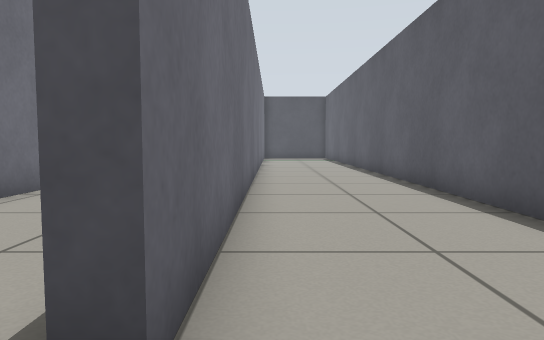
View 1 (above)

12 first-person views from a walk through a world built for the Gazebo simulator. The camera is 0.5 m above the floor, tilts 4° down and sees 70° across. The floor is counted in squares, 0.5 m on a side. Each view is taken from the middle of a square. On the plan, view 1 faces up. The plan holds only what a view shows up to about 13 squares ahead; the rest is blank.

View 2
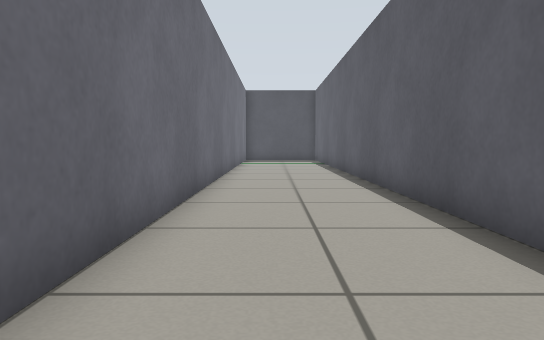

View 3
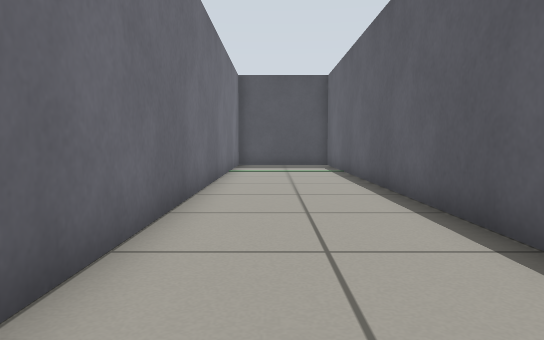

View 4
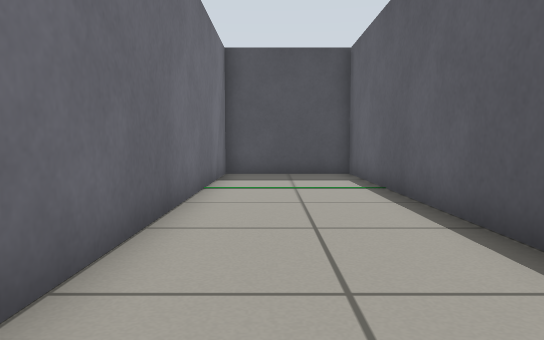

View 5
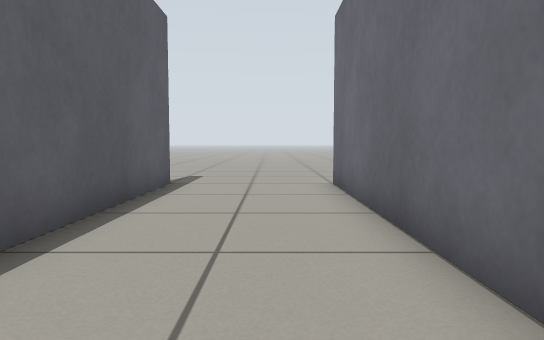

View 6
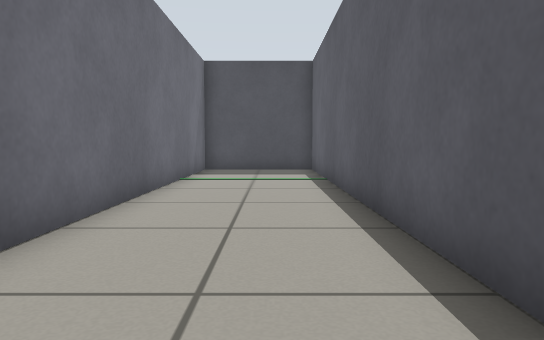

View 7
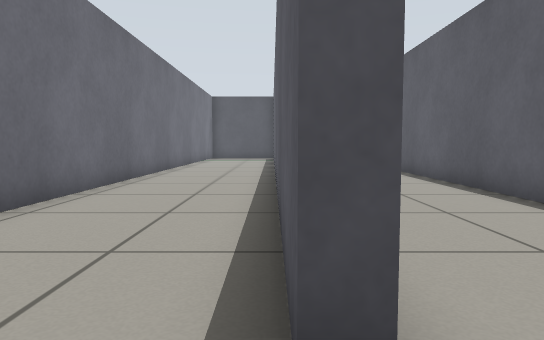

View 8
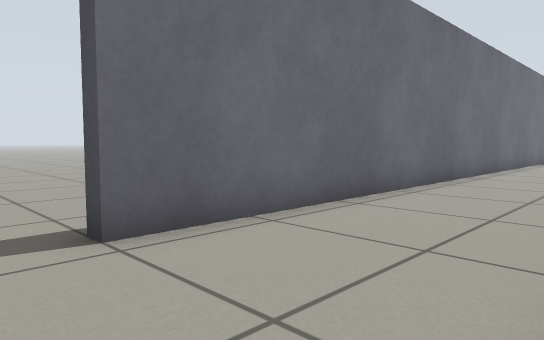

View 9
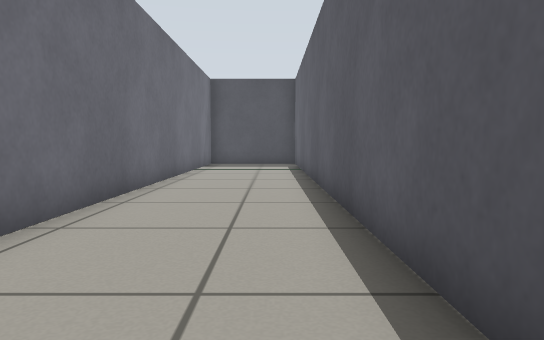

View 10
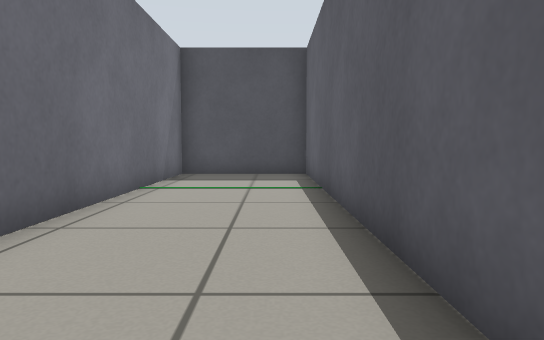

View 11
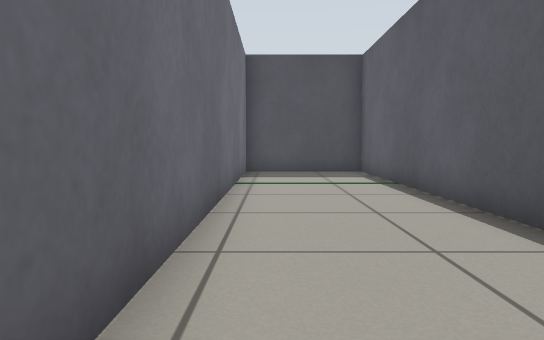

View 12
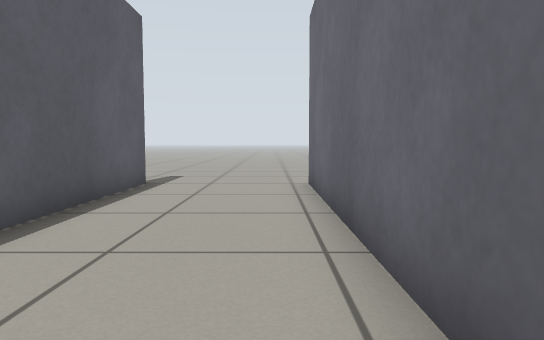

### Floor plan
Points are (right, up) in squares from view 1. A wall is a line through its corners. A room is listed if a view was taken in it or the views show most of it. See-through windows are left out.
Room 1 (views 1, 2, 3, 4, 5, 6)
walls: (3.5, 1.5) (3.5, 25.5) (-0.5, 25.5) (-0.5, 1.5)
ways out: opening at (-1, 0.5) to room 2; opening at (4, 0.5)
Room 2 (views 7, 8, 9, 10, 11, 12)
walls: (-0.9, 1.5) (-0.9, 25.5) (-4.9, 25.5) (-4.9, 1.5)
low walls: (-0.5, 1.5) (-0.9, 1.5)
ways out: opening at (-1, 0.5) to room 1; opening at (-5, 0.5)

Where each view was taken, in squares from view 1:
view 1: 0 up, 0 right, facing up
view 2: 3 up, 1 right, facing up
view 3: 8 up, 1 right, facing up
view 4: 13 up, 1 right, facing up
view 5: 11 up, 1 right, facing down
view 6: 11 up, 2 right, facing up
view 7: 0 up, 1 left, facing up
view 8: 0 up, 1 left, facing up-left
view 9: 7 up, 2 left, facing up
view 10: 13 up, 2 left, facing up
view 11: 12 up, 4 left, facing up
view 12: 11 up, 4 left, facing down
